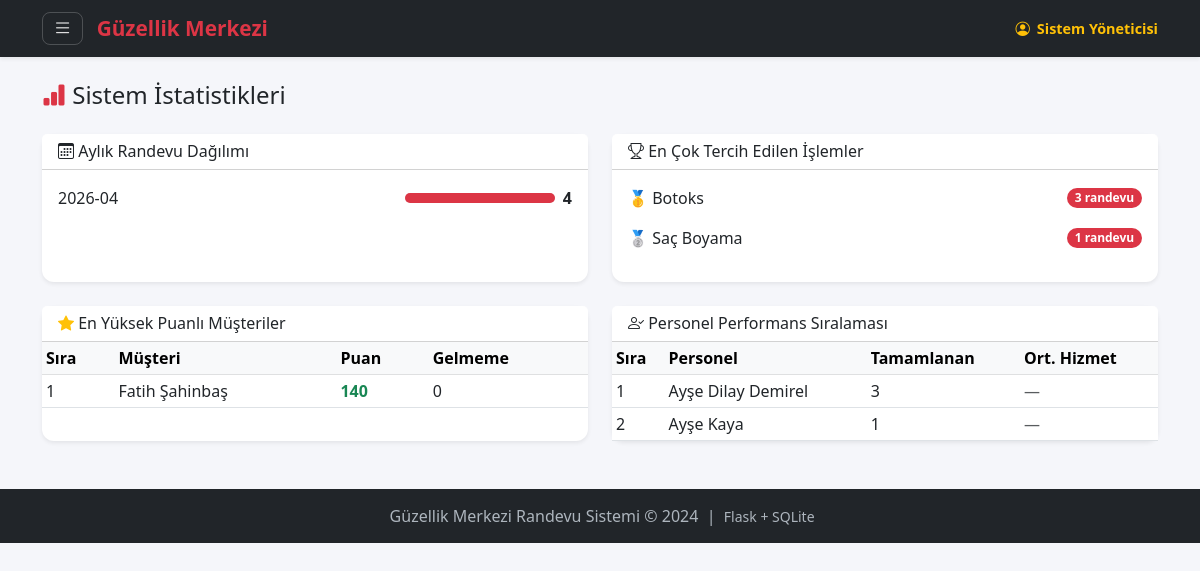
The app's page /admin/istatistikler (signed in) with its own data.
### tables this page shows
CREATE TABLE randevular (
            id              INTEGER PRIMARY KEY AUTOINCREMENT,
            musteri_id      INTEGER NOT NULL,
            personel_id     INTEGER NOT NULL,
            islem           TEXT    NOT NULL,       -- Yapılacak işlem
            tarih           TEXT    NOT NULL,       -- YYYY-MM-DD formatı
            saat            TEXT    NOT NULL,       -- HH:MM formatı
            durum           TEXT    DEFAULT 'beklemede',
                -- 'beklemede' | 'onaylandi' | 'reddedildi' | 'tamamlandi' | 'gelmedi'
            hatirlatma_gonderildi INTEGER DEFAULT 0, -- 0=hayır, 1=evet
            olusturma_tarihi TEXT DEFAULT (datetime('now')),
            FOREIGN KEY (musteri_id)  REFERENCES musteriler(id),
            FOREIGN KEY (personel_id) REFERENCES personeller(id)
        );

CREATE TABLE musteriler (
            id          INTEGER PRIMARY KEY AUTOINCREMENT,
            ad_soyad    TEXT    NOT NULL,          -- Müşteri adı ve soyadı
            telefon     TEXT    NOT NULL UNIQUE,   -- Benzersiz telefon numarası
            email       TEXT,                      -- E-posta (hatırlatma için)
            sifre_hash  TEXT    NOT NULL,          -- Şifre (hash'lenmiş)
            puan        INTEGER DEFAULT 100,       -- Başlangıç puanı 100
            gelmeme_sayisi INTEGER DEFAULT 0,      -- Kaç randevuya gelmedi
            kayit_tarihi TEXT DEFAULT (datetime('now')),
            aktif       INTEGER DEFAULT 1          -- 0=pasif, 1=aktif
        );

CREATE TABLE personeller (
            id          INTEGER PRIMARY KEY AUTOINCREMENT,
            ad_soyad    TEXT    NOT NULL,
            email       TEXT    NOT NULL UNIQUE,
            sifre_hash  TEXT    NOT NULL,
            uzmanlik    TEXT    NOT NULL,          -- Yaptığı işlem (botoks, saç vb.)
            rol         TEXT    DEFAULT 'personel', -- 'personel' veya 'admin'
            aktif       INTEGER DEFAULT 1
        );

### routes/admin_routes.py (the view)
@admin_bp.route('/istatistikler')
@admin_gerekli
def istatistikler():
    db = get_db()
    aylik_randevular = db.execute('''
        SELECT strftime('%Y-%m', tarih) AS ay, COUNT(*) AS sayi
        FROM randevular
        GROUP BY ay
        ORDER BY ay DESC
        LIMIT 6
    ''').fetchall()
    populer_islemler = db.execute('''
        SELECT islem, COUNT(*) AS sayi
        FROM randevular
        GROUP BY islem
        ORDER BY sayi DESC
        LIMIT 5
    ''').fetchall()
    en_iyi_musteriler = db.execute('''
        SELECT ad_soyad, puan, gelmeme_sayisi
        FROM musteriler
        WHERE aktif = 1
        ORDER BY puan DESC
        LIMIT 10
    ''').fetchall()
    personel_performans = db.execute('''
        SELECT p.ad_soyad,
               COUNT(r.id) AS toplam,
               AVG(d.hizmet_puani) AS ort_hizmet
        FROM personeller p
        LEFT JOIN randevular r ON p.id = r.personel_id AND r.durum='tamamlandi'
        LEFT JOIN degerlendirmeler d ON p.id = d.personel_id
        WHERE p.rol = 'personel'
        GROUP BY p.id
        ORDER BY ort_hizmet DESC NULLS LAST
    ''').fetchall()
    return render_template('admin/istatistikler.html',
                           aylik_randevular=aylik_randevular,
                           populer_islemler=populer_islemler,
                           en_iyi_musteriler=en_iyi_musteriler,
                           personel_performans=personel_performans)

### database.py (called while the page is built)
def get_db():
    if 'db' not in g:
        g.db = sqlite3.connect(
            current_app.config['DATABASE'],
            detect_types=sqlite3.PARSE_DECLTYPES
        )
        g.db.row_factory = sqlite3.Row
    return g.db

### routes/admin_routes.py (called while the page is built)
def admin_gerekli(f):
    from functools import wraps
    @wraps(f)
    def decorated(*args, **kwargs):
        if not admin_mi():
            flash('Bu sayfaya yalnızca yönetici erişebilir.', 'danger')
            return redirect(url_for('auth.personel_login_page'))
        return f(*args, **kwargs)
    return decorated

### utils/auth_helper.py (called while the page is built)
def admin_mi() -> bool:
    return session.get('kullanici_rol') == 'admin'

### templates/admin/istatistikler.html (shortened to what this page needs)
{% extends 'base.html' %}
{% block icerik %}
<h4 class="mb-4">
    <i class="bi bi-bar-chart-fill text-danger"></i>
    Sistem İstatistikleri
</h4>
<div class="row g-4">
    <div class="col-md-6">
        <div class="card shadow-sm h-100">
            <div class="card-header bg-white">
                <h6 class="mb-0"><i class="bi bi-calendar3"></i> Aylık Randevu Dağılımı</h6>
            </div>
            <div class="card-body">
                {% if aylik_randevular %}
                    {% for ay in aylik_randevular %}
                    <div class="d-flex justify-content-between align-items-center mb-2">
                        <span>{{ ay['ay'] }}</span>
                        <div class="d-flex align-items-center gap-2">
                            <div class="progress" style="width: 150px; height: 10px;">
                                <div class="progress-bar bg-danger"
                                     style="width: {{ (ay['sayi'] / aylik_randevular[0]['sayi'] * 100)|int }}%">
                                </div>
                            </div>
                            <strong>{{ ay['sayi'] }}</strong>
                        </div>
                    </div>
                    {% endfor %}
                {% else %}
                    <p class="text-muted">Henüz veri yok.</p>
                {% endif %}
            </div>
        </div>
    </div>
    <div class="col-md-6">
        <div class="card shadow-sm h-100">
            <div class="card-header bg-white">
                <h6 class="mb-0"><i class="bi bi-trophy"></i> En Çok Tercih Edilen İşlemler</h6>
            </div>
            <div class="card-body">
                {% if populer_islemler %}
                    {% for i in populer_islemler %}
                    <div class="d-flex justify-content-between align-items-center mb-3">
                        <span>
                            {% if loop.index == 1 %}🥇{% elif loop.index == 2 %}🥈{% elif loop.index == 3 %}🥉{% else %}•{% endif %}
                            {{ i['islem'] }}
                        </span>
                        <span class="badge bg-danger rounded-pill">{{ i['sayi'] }} randevu</span>
                    </div>
                    {% endfor %}
                {% else %}
                    <p class="text-muted">Henüz veri yok.</p>
                {% endif %}
            </div>
        </div>
    </div>
    <div class="col-md-6">
        <div class="card shadow-sm h-100">
            <div class="card-header bg-white">
                <h6 class="mb-0"><i class="bi bi-star-fill text-warning"></i> En Yüksek Puanlı Müşteriler</h6>
            </div>
            <div class="card-body p-0">
                <table class="table table-sm table-hover mb-0">
                    <thead class="table-light">
                        <tr>
                            <th>Sıra</th>
                            <th>Müşteri</th>
                            <th>Puan</th>
                            <th>Gelmeme</th>
                        </tr>
                    </thead>
                    <tbody>
                        {% for m in en_iyi_musteriler %}
                        <tr>
                            <td>{{ loop.index }}</td>
                            <td>{{ m['ad_soyad'] }}</td>
                            <td>
                                <span class="{{ 'text-success' if m['puan'] >= 80 else 'text-warning' }} fw-bold">
                                    {{ m['puan'] }}
                                </span>
                            </td>
                            <td>{{ m['gelmeme_sayisi'] }}</td>
                        </tr>
                        {% endfor %}
                    </tbody>
                </table>
            </div>
        </div>
    </div>
    <div class="col-md-6">
        <div class="card shadow-sm h-100">
            <div class="card-header bg-white">
                <h6 class="mb-0"><i class="bi bi-person-check"></i> Personel Performans Sıralaması</h6>
            </div>
            <div class="card-body p-0">
                <table class="table table-sm table-hover mb-0">
                    <thead class="table-light">
                        <tr>
                            <th>Sıra</th>
                            <th>Personel</th>
                            <th>Tamamlanan</th>
                            <th>Ort. Hizmet</th>
                        </tr>
                    </thead>
                    <tbody>
                        {% for p in personel_performans %}
                        <tr>
                            <td>{{ loop.index }}</td>
                            <td>{{ p['ad_soyad'] }}</td>
                            <td>{{ p['toplam'] or 0 }}</td>
                            <td>
                                {% if p['ort_hizmet'] %}
                                    <span class="text-warning">
                                        ★ {{ "%.1f"|format(p['ort_hizmet']) }}
                                    </span>
                                {% else %}
                                    <span class="text-muted">—</span>
                                {% endif %}
                            </td>
                        </tr>
                        {% endfor %}
                    </tbody>
                </table>
            </div>
        </div>
    </div>
</div>
{% endblock %}

### templates/base.html (style rules this page uses)
:root { --mp-kirmizi: #dc3545; --mp-koyu: #212529; --mp-acik: #f8f9fa; }
body { background-color: #f5f6fa; font-family: "Segoe UI", sans-serif; }
.card { border: none; border-radius: 12px; box-shadow: 0 2px 12px rgba(0,0,0,0.08); }

### records on screen
randevular: islem "Saç Boyama", sayi "1"
musteriler: ad_soyad "Fatih Şahinbaş", puan "140", gelmeme_sayisi "0"
personeller: ad_soyad "Ayşe Dilay Demirel", id "3"
personeller: ad_soyad "Ayşe Kaya", aktif "1"

### other values on screen
{{ session.kullanici_adi }} "Sistem Yöneticisi"
{{ ay['ay'] }} "2026-04"
{{ ay['sayi'] }} "4"
{{ i['islem'] }} "Botoks"
{{ i['sayi'] }} "3"
